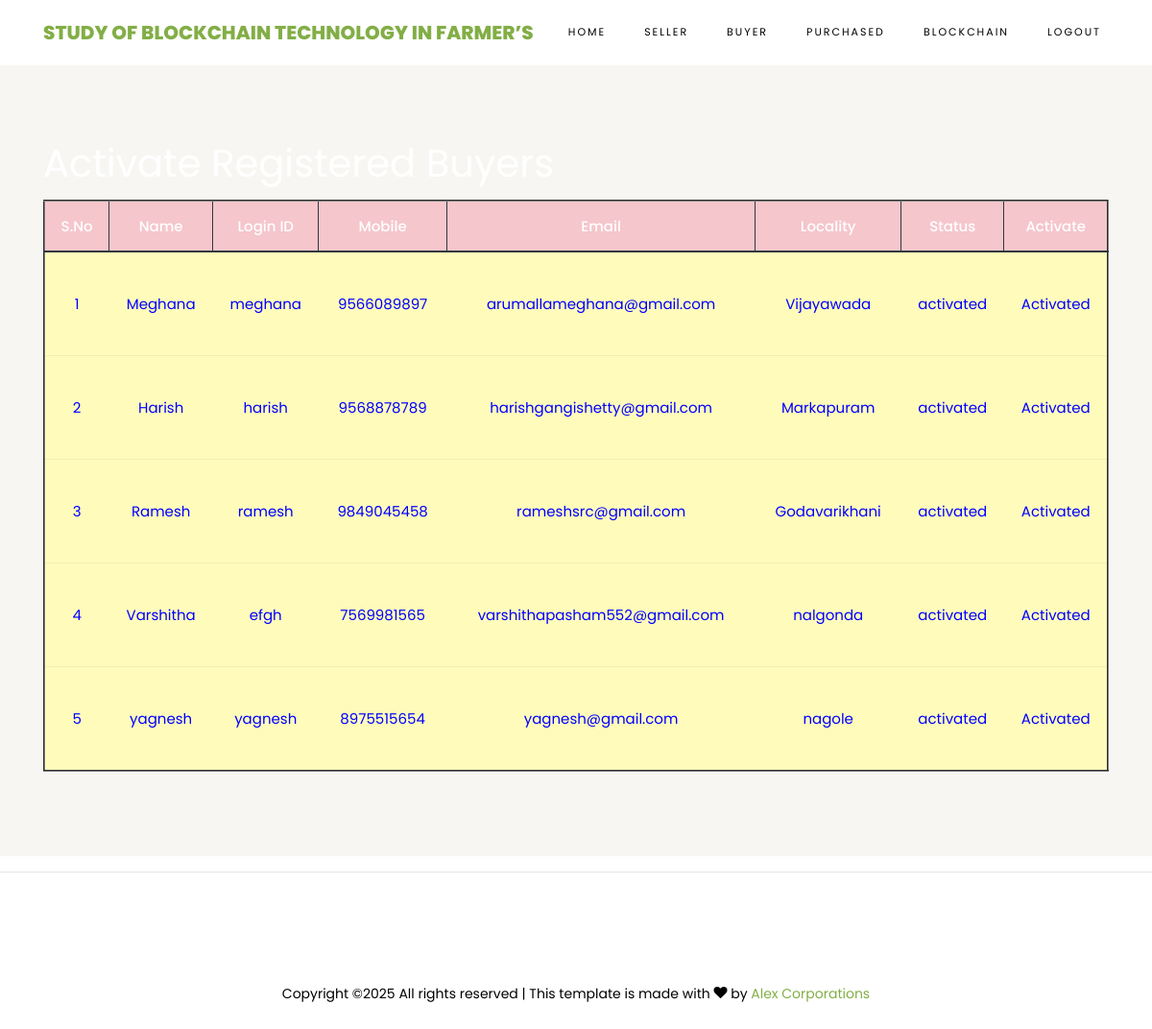
Page /ViewBuyersRegisteredUsers/ on the committed database.
### buyers/models.py (models this page shows, shortened)
class BuyerUserRegistrationModel(models.Model):
    name = models.CharField(max_length=100)
    loginid = models.CharField(unique=True, max_length=100)
    password = models.CharField(max_length=100)
    mobile = models.CharField(unique=True, max_length=100)
    email = models.CharField(unique=True, max_length=100)
    locality = models.CharField(max_length=100)
    address = models.CharField(max_length=1000)
    city = models.CharField(max_length=100)
    state = models.CharField(max_length=100)
    status = models.CharField(max_length=100)
    class Meta:
        db_table = 'BuyersRegistrations'

### admins/views.py (the view)
# urls.py: path("ViewBuyersRegisteredUsers/", admins.ViewBuyersRegisteredUsers, name="ViewBuyersRegisteredUsers"),
def ViewBuyersRegisteredUsers(request):
    data = BuyerUserRegistrationModel.objects.all()
    return render(request, 'admins/BuyersRegisteredUsers.html', {'data': data})

### assets/templates/admins/BuyersRegisteredUsers.html
{%extends 'admins/adminbase.html'%}
{%load static%}
{%block contents%}
<section class="ftco-section ftco-no-pt ftco-no-pb py-5 bg-light">
    <div class="container py-4">
        <div class="row d-flex justify-content-center py-5">
            <div class="col-md-12">
 <h1><font color="WHITE"> Activate Registered Buyers</font></h1>
                                         <table border="2px" class="table table-hover table-dark">
                    <thead>
                    <tr class="table-danger">
                        <th scope="col">S.No</th>
                        <th scope="col">Name</th>
                        <th scope="col">Login ID</th>
                        <th scope="col">Mobile</th>
                        <th scope="col">Email</th>
                        <th scope="col">Locality</th>
                        <th scope="col">Status</th>
                        <th scope="col">Activate</th>
                    </tr>
                    </thead>
                    <tbody>
                    {% for i in data %}
                    <tr scope="row" style="color: BLUE; background-color:#FFFCBB">
                        <td>{{forloop.counter}}</td>
                        <td>{{i.name}}</td>
                        <td>{{i.loginid}}</td>
                        <td>{{i.mobile}}</td>
                        <td>{{i.email}}</td>
                        <td>{{i.locality}}</td>
                        <td>{{i.status}}</td>
                        {% if i.status == 'waiting' %}
                        <td><a class="btn-link" href="/AdminActivaBuyerssUsers/?uid={{ i.id }}"
                               style="color:DARKBLUE">Activate</a></td>
                        {% else %}
                        <td> Activated</td>
                        {% endif %}
                    </tr>
                    {% endfor %}
                    </tbody>
                </table>
            </div>
        </div>
    </div>
</section>
{%endblock%}

### rows in the picture
BuyerUserRegistrationModel: name "Meghana", loginid "meghana", mobile "9566089897", email "arumallameghana@gmail.com", locality "Vijayawada", status "activated", shows "Activated"
BuyerUserRegistrationModel: name "Harish", loginid "harish", mobile "9568878789", email "harishgangishetty@gmail.com", locality "Markapuram", status "activated", shows "Activated"
BuyerUserRegistrationModel: name "Ramesh", loginid "ramesh", mobile "9849045458", email "rameshsrc@gmail.com", locality "Godavarikhani", status "activated", shows "Activated"
BuyerUserRegistrationModel: name "Varshitha", loginid "efgh", mobile "7569981565", email "varshithapasham552@gmail.com", locality "nalgonda", status "activated", shows "Activated"
BuyerUserRegistrationModel: name "yagnesh", loginid "yagnesh", mobile "8975515654", email "yagnesh@gmail.com", locality "nagole", status "activated", shows "Activated"
